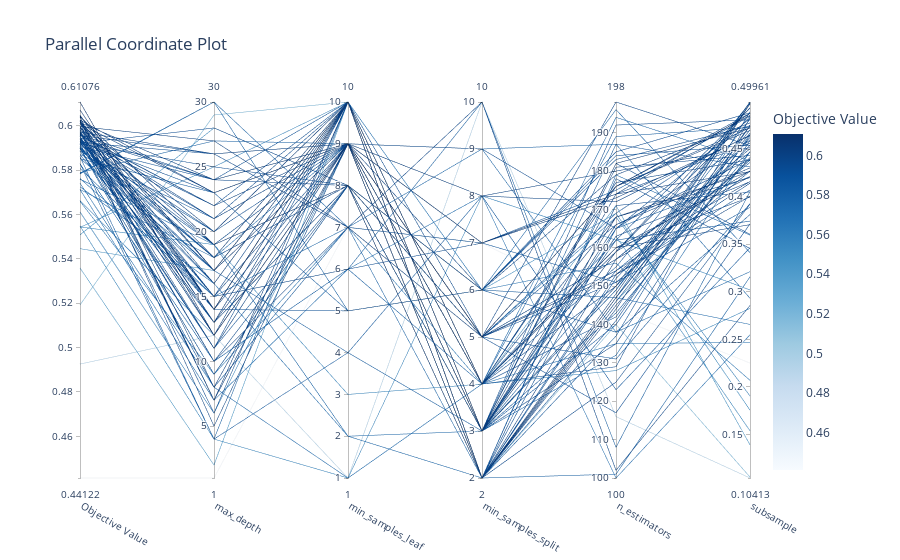

Here is the notebook cell this chart was saved with:
### Code cell
optuna.visualization.plot_parallel_coordinate(study)
